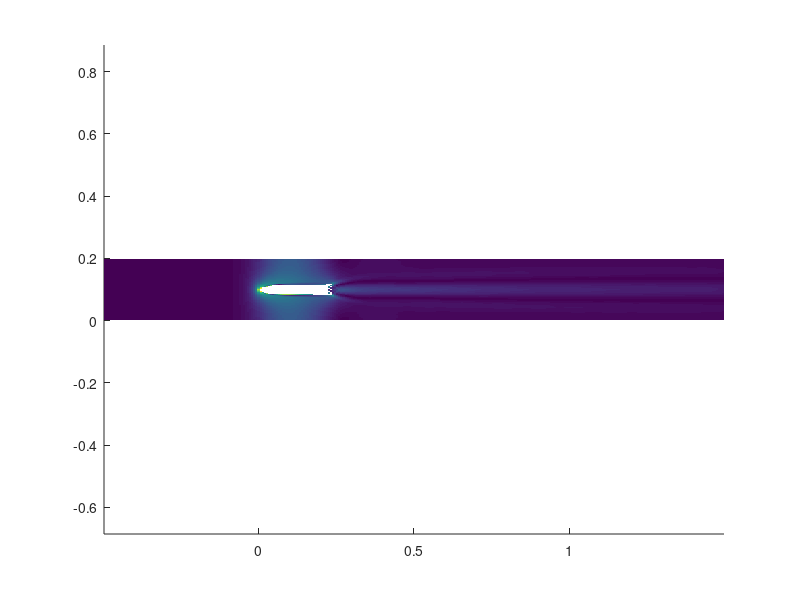

Write MATLAB code to recreate this figure. (Note: this script raises an error after producing the figure.)
% plot Fig 8 a c e

clear
close all
clc

load('Data_Fig8ace.mat', 'x_all', 'y_all', 'u_all', 'v_all', 'D_all', 'U_all');

%% fish parameters
L_fish = 0.035481891661866; % fish body length
L_tunnel = 0.15; % m; tunnel length

L_domain = 2*L_tunnel; % length of fluid domain

%% all cases
ND = length(U_all);

%% read all data

for ID = 1:ND
    U_swim = U_all(ID); % m/s; inlet speed
    D_tunnel = D_all(ID);
    D_domain = D_tunnel;
    
    %% read simulation data
    x = x_all{ID};
    y = y_all{ID};
    u_fish_mean = u_all{ID};
    v_fish_mean = v_all{ID};
    
    u_fish_mag = sqrt(u_fish_mean.^2 + v_fish_mean.^2); % velocity magnitude
    
    %% plot velocity
    
    figure(20+ID);
    clf;
    hold on;
    pcolor(x/L_tunnel, (y+D_domain/2)/L_tunnel, u_fish_mag/U_swim);
    shading flat
    axis equal 
    
    h1=streamslice(x/L_tunnel, (y+D_domain/2)/L_tunnel, u_fish_mean/U_swim, v_fish_mean/U_swim, 1.5, 'arrows');
    clr_str = [1,1,1];
    set( h1, 'Color', clr_str )
    set(h1, 'linewidth', 1)
    
    plot([-L_tunnel/2, 1.5*L_tunnel]/L_tunnel, [0, 0]/L_tunnel, 'k-');
    plot([-L_tunnel/2, 1.5*L_tunnel]/L_tunnel, [D_domain, D_domain]/L_tunnel, 'k-');
    xlim([-0.5, 1.5]);
    
    xlabel('$x/L_t$','Interpreter','latex')
    ylabel('$y/L_t$','Interpreter','latex')
    caxis([0, 0.5]); 
    
    colormap jet

end % for ID
